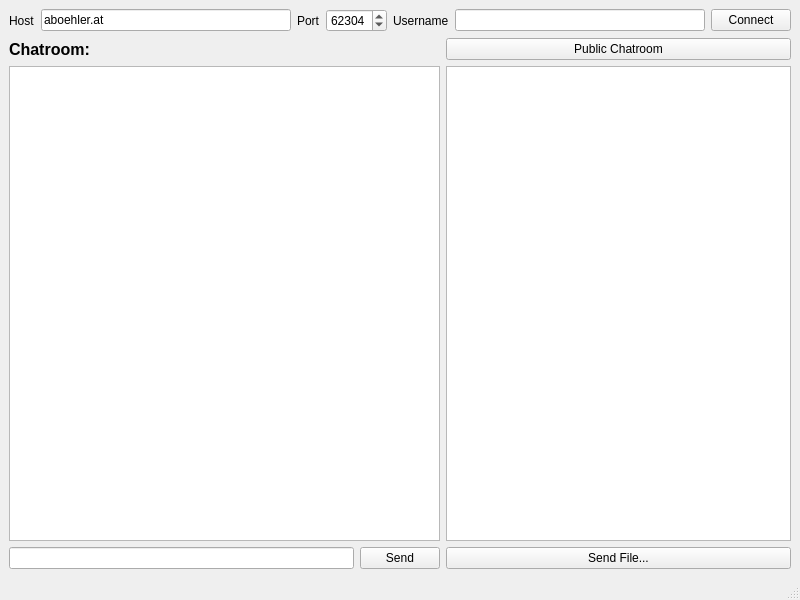
<?xml version="1.0" encoding="UTF-8"?>
<ui version="4.0">
 <class>htlChatClient</class>
 <widget class="QMainWindow" name="htlChatClient">
  <property name="geometry">
   <rect>
    <x>0</x>
    <y>0</y>
    <width>800</width>
    <height>600</height>
   </rect>
  </property>
  <property name="windowTitle">
   <string>htlChatClient</string>
  </property>
  <widget class="QWidget" name="centralwidget">
   <layout class="QGridLayout" name="gridLayout">
    <item row="0" column="0" colspan="3">
     <layout class="QHBoxLayout" name="horizontalLayout">
      <item>
       <widget class="QLabel" name="label">
        <property name="text">
         <string>Host</string>
        </property>
       </widget>
      </item>
      <item>
       <widget class="QLineEdit" name="editHost">
        <property name="text">
         <string>aboehler.at</string>
        </property>
       </widget>
      </item>
      <item>
       <widget class="QLabel" name="label_2">
        <property name="text">
         <string>Port</string>
        </property>
       </widget>
      </item>
      <item>
       <widget class="QSpinBox" name="spinPort">
        <property name="maximum">
         <number>65535</number>
        </property>
        <property name="value">
         <number>62304</number>
        </property>
       </widget>
      </item>
      <item>
       <widget class="QLabel" name="label_3">
        <property name="text">
         <string>Username</string>
        </property>
       </widget>
      </item>
      <item>
       <widget class="QLineEdit" name="editUsername"/>
      </item>
      <item>
       <widget class="QPushButton" name="btnConnect">
        <property name="text">
         <string>Connect</string>
        </property>
        <property name="checkable">
         <bool>true</bool>
        </property>
       </widget>
      </item>
     </layout>
    </item>
    <item row="3" column="1">
     <widget class="QPushButton" name="btnSend">
      <property name="text">
       <string>Send</string>
      </property>
     </widget>
    </item>
    <item row="3" column="2">
     <widget class="QPushButton" name="pushButton">
      <property name="text">
       <string>Send File...</string>
      </property>
     </widget>
    </item>
    <item row="3" column="0">
     <widget class="QLineEdit" name="editMessage"/>
    </item>
    <item row="1" column="0">
     <widget class="QLabel" name="lblChatroom">
      <property name="font">
       <font>
        <pointsize>12</pointsize>
        <weight>75</weight>
        <bold>true</bold>
       </font>
      </property>
      <property name="text">
       <string>Chatroom: </string>
      </property>
     </widget>
    </item>
    <item row="2" column="0" colspan="2">
     <widget class="QTextBrowser" name="textData"/>
    </item>
    <item row="2" column="2">
     <widget class="QListWidget" name="listUserlist"/>
    </item>
    <item row="1" column="2">
     <widget class="QPushButton" name="btnPublicChatroom">
      <property name="text">
       <string>Public Chatroom</string>
      </property>
     </widget>
    </item>
   </layout>
  </widget>
  <widget class="QStatusBar" name="statusbar"/>
 </widget>
 <resources/>
 <connections/>
</ui>
